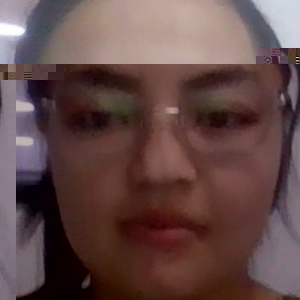
#> input picture portal/known_faces/Dildora.jpg, 300 x 300 px
$ python -i views.py   (imports and definitions only)
#> lines starting #> are read from the running program, lines starting #| are printed output that depends on the picture
#> further down, picture is the input picture: shape (300, 300, 3); mean B, G, R 71.7, 73.3, 99.1
import base64
import io
from pathlib import Path

import cv2
import numpy as np
from PIL import Image
from django.conf import settings
from django.http import JsonResponse
from django.shortcuts import render, redirect
from django.views.decorators.csrf import csrf_exempt

from .models import Student


# [1 line that did not run here, left out]
# [1 line not run here, left out]

CASCADE_PATH = cv2.data.haarcascades + 'haarcascade_frontalface_default.xml'
face_cascade = cv2.CascadeClassifier(CASCADE_PATH)


# [17 lines left out: function decode_base64_image, not called in this run]


def detect_faces(image_bgr):
    gray = cv2.cvtColor(image_bgr, cv2.COLOR_BGR2GRAY)
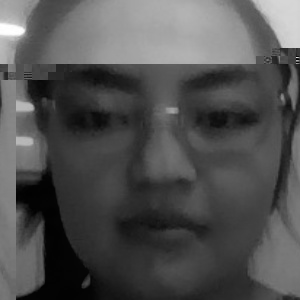
#> gray: shape (300, 300); min 1, max 255, mean 80.8
    faces = face_cascade.detectMultiScale(
        gray,
        scaleFactor=1.1,
        minNeighbors=5,
        minSize=(100, 100)
    )
#> faces = [[33, 26, 254, 254]]
    return faces


def extract_face_vector_from_camera(image_bgr):
    faces = detect_faces(image_bgr)
#> faces = [[33, 26, 254, 254]]

    if len(faces) == 0:
        return None, "Yuz aniqlanmadi."

    if len(faces) > 1:
        return None, "Kadrda faqat bitta yuz bo‘lishi kerak."

    x, y, w, h = faces[0]
#> x = 33; y = 26; w = 254; h = 254
    face = image_bgr[y:y+h, x:x+w]
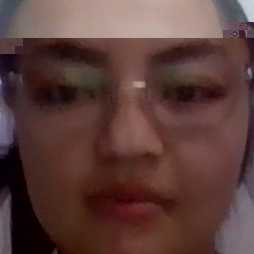
#> face: shape (254, 254, 3); mean B, G, R 58.2, 62.1, 91.8

    gray_face = cv2.cvtColor(face, cv2.COLOR_BGR2GRAY)
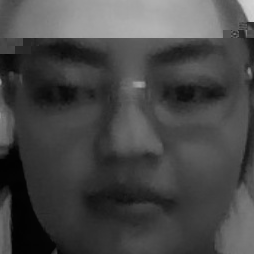
#> gray_face: shape (254, 254); min 1, max 211, mean 70.6
    resized = cv2.resize(gray_face, (120, 120))
    normalized = resized.astype("float32") / 255.0
    vector = normalized.flatten()
#> vector = 14400 values, max 0.82 at index 239, min 0.00392 at index 11407, mean 0.276

    return vector, None


# [61 lines left out: functions extract_face_vector_from_saved_face, compare_with_known_faces, generate_student_id, login_page, not called in this run]


def register_page(request):
    students = Student.objects.all().order_by('id')
    return render(request, 'register.html', {'students': students})


# [146 lines left out: functions add_student, verify_face, dashboard, not called in this run]


def logout_view(request):
    request.session.flush()
    return redirect('login')

>>> import cv2
>>> picture = cv2.imread('known_faces/Dildora.jpg')
>>> result = extract_face_vector_from_camera(picture)

$ run again, on portal/known_faces/Faxriniso Duskobilova.jpg
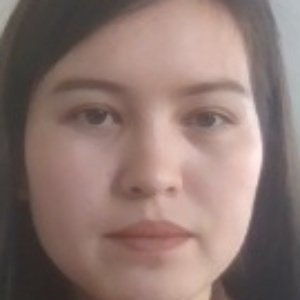
#> input picture portal/known_faces/Faxriniso Duskobilova.jpg, 300 x 300 px
#> picture is the input picture: shape (300, 300, 3); mean B, G, R 112.3, 118.3, 140.6
#> in detect_faces, `gray = cv2.cvtColor(image_bgr, cv2.COLOR_BGR2GRAY)`:
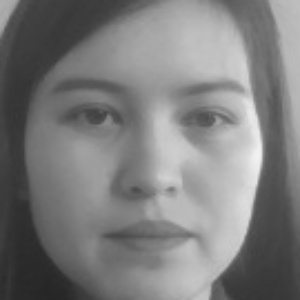
#> gray: shape (300, 300); min 37, max 242, mean 124.3
#> in detect_faces, `faces = face_cascade.detectMultiScale( gray, scaleFactor=1.1, minNeigh..`: faces = [[30, 24, 243, 243]]
#> x = 30; y = 24; w = 243
#> in extract_face_vector_from_camera, `gray_face = cv2.cvtColor(face, cv2.COLOR_BGR2GRAY)`:
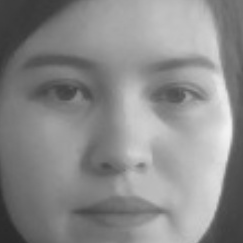
#> gray_face: shape (243, 243); min 42, max 242, mean 138.4
#> vector = 14400 values, max 0.945 at index 7672, min 0.165 at index 13562, mean 0.542

$ run again, on portal/known_faces/Faxriniso.jpg
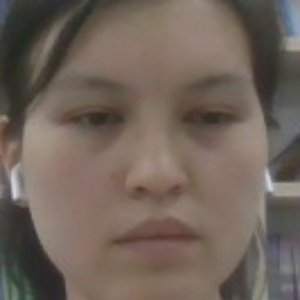
#> input picture portal/known_faces/Faxriniso.jpg, 300 x 300 px
#> picture is the input picture: shape (300, 300, 3); mean B, G, R 89.9, 99.4, 112.2
#> in detect_faces, `gray = cv2.cvtColor(image_bgr, cv2.COLOR_BGR2GRAY)`:
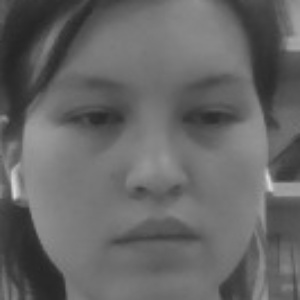
#> gray: shape (300, 300); min 36, max 218, mean 102.2
#> in detect_faces, `faces = face_cascade.detectMultiScale( gray, scaleFactor=1.1, minNeigh..`: faces = [[22, 16, 262, 262]]
#> x = 22; y = 16; w = 262
#> in extract_face_vector_from_camera, `gray_face = cv2.cvtColor(face, cv2.COLOR_BGR2GRAY)`:
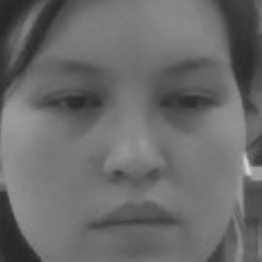
#> gray_face: shape (262, 262); min 37, max 216, mean 106.3
#> vector = 14400 values, max 0.827 at index 9353, min 0.149 at index 843, mean 0.417
